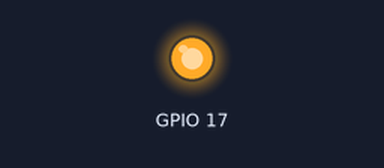
The program below on a simulated Raspberry Pi (BCM pin numbers). Shown: output pins drawn as LEDs (lit = HIGH).

Above: at 1.5 s.
At 4.5 s:
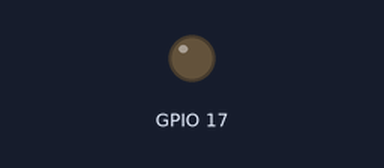
Timing chart, 0 to 7.8 s (numbered marks = the images above):
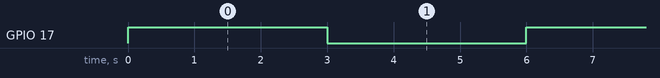

Measured:
- by itself, GPIO 17: alternates HIGH for 3.0 s and LOW for 3.0 s

The program:

motordc.py
```python
# -------------------------------------------
# motordc.py
#
# Contoh pengontrolan motor dengan transistor
# -------------------------------------------

import RPi.GPIO as GPIO
import time

GPIO.setwarnings(False)

GPIO.setmode(GPIO.BCM)
GPIO.setup(17, GPIO.OUT)

try:
    while True:
        # Hidupkan motor
        GPIO.output(17, GPIO.HIGH)
        time.sleep(3)

        # Hidupkan LED
        GPIO.output(17, GPIO.LOW)
        time.sleep(3)
except KeyboardInterrupt:
    GPIO.cleanup()
```
